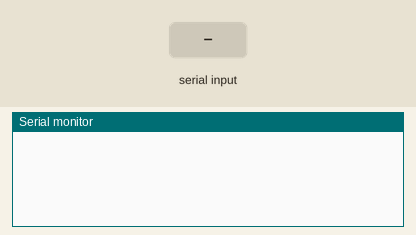
The sketch below on a simulated Arduino Uno, built with avr-gcc and run on an emulated ATmega328P. On the bench: the last lines printed to the serial monitor. The test bench sets the inputs (shaded band).

Above: at 1.2 s.
1.3 s: "z" received over Serial
At 2.4 s:
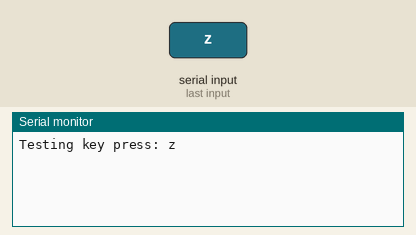
2.8 s: "x" received over Serial
At 3.6 s:
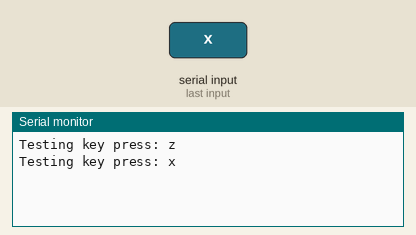
4.3 s: "c" received over Serial
At 4.7 s:
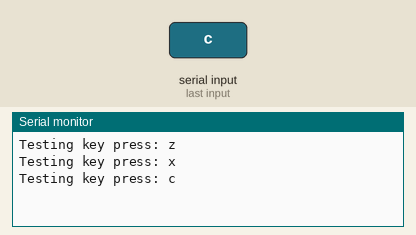
5.8 s: "v" received over Serial
At 7.0 s:
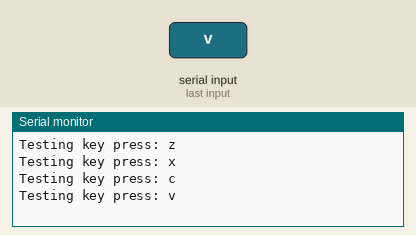
7.3 s: "b" received over Serial
At 8.2 s:
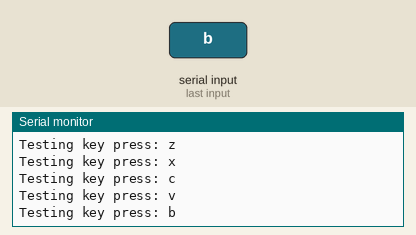

The sketch:

set_mode.ino
```cpp
#include <Wire.h>

byte val = 0;
byte pressed = 0;

void setup(void) {
  Serial.begin(9600);
  Wire.begin();
}

void loop() {
  char keypress = 'a';

  if (Serial.available()) {
    // read the most recent byte (0-255):
    // or most recent char
    keypress = Serial.read();
  }

  // if cmd key is pressed
  if (keypress == 'z') {
    //setMode();
    test(keypress);
  }
  if (keypress == 'x') {
    //resetMode();
    test(keypress);
  }
  if (keypress == 'c') {
    //motorForeward();
    test(keypress);
  }
  if (keypress == 'v') {
    //motorBackward();
    test(keypress);
  }
  if (keypress == 'b') {
    //motorBrake();
    test(keypress);
  }

  //SyncAux0
  // monitor sync value with freq detection / oscilloscope
}

void setMode() {
  // Pico address
  Wire.beginTransmission(B0011011); // x36/37
  // subaddress
  Wire.write(B00011111); //x1F
  // unused bytes
  Wire.write(val);
  Wire.write(val);
  Wire.write(val);
  // data
  Wire.write(B00000110); // x6
  Wire.endTransmission();
}

void resetMode() {
  // Pico address
  Wire.beginTransmission(B0011011); // x36/37
  // subaddress
  Wire.write(B00011111); //x1F
  // unused bytes
  Wire.write(val);
  Wire.write(val);
  Wire.write(val);
  // data
  Wire.write(val); // x0
  Wire.endTransmission();
}

void test(char kp) {
  Serial.print("Testing key press: ");
  Serial.println(kp);
}
```

Measured:
- after the input at 1.3 s, the serial monitor: prints a new line at once (image 1)
- after the input at 2.8 s, the serial monitor: prints a new line at once (image 2)
- after the input at 4.3 s, the serial monitor: prints a new line at once (image 3)
- after the input at 5.8 s, the serial monitor: prints a new line at once (image 4)
- after the input at 7.3 s, the serial monitor: prints a new line at once (image 5)
